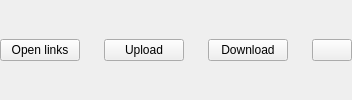
          <widget class="QWidget" name="pToolButtons" native="true">
           <property name="minimumSize">
            <size>
             <width>0</width>
             <height>0</height>
            </size>
           </property>
           <layout class="QHBoxLayout" name="horizontalLayout_15">
            <property name="spacing">
             <number>24</number>
            </property>
            <property name="leftMargin">
             <number>0</number>
            </property>
            <property name="topMargin">
             <number>0</number>
            </property>
            <property name="rightMargin">
             <number>0</number>
            </property>
            <property name="bottomMargin">
             <number>0</number>
            </property>
            <item>
             <spacer name="horizontalSpacer_6">
              <property name="orientation">
               <enum>Qt::Horizontal</enum>
              </property>
              <property name="sizeHint" stdset="0">
               <size>
                <width>0</width>
                <height>0</height>
               </size>
              </property>
             </spacer>
            </item>
            <item>
             <widget class="QPushButton" name="bOpenLinks">
              <property name="cursor">
               <cursorShape>PointingHandCursor</cursorShape>
              </property>
              <property name="text">
               <string>Open links</string>
              </property>
              <property name="icon">
               <iconset resource="../Resources.qrc">
                <normaloff>:/images/transfer_manager/toolbar/import_toolbar_ico_default.png</normaloff>:/images/transfer_manager/toolbar/import_toolbar_ico_default.png</iconset>
              </property>
              <property name="default_icon" stdset="0">
               <string notr="true">qrc:/images/transfer_manager/toolbar/import_toolbar_ico_default.png</string>
              </property>
             </widget>
            </item>
            <item>
             <widget class="QPushButton" name="bUpload">
              <property name="cursor">
               <cursorShape>PointingHandCursor</cursorShape>
              </property>
              <property name="text">
               <string>Upload</string>
              </property>
              <property name="icon">
               <iconset resource="../Resources.qrc">
                <normaloff>:/images/transfer_manager/toolbar/upload_toolbar_ico_default.png</normaloff>:/images/transfer_manager/toolbar/upload_toolbar_ico_default.png</iconset>
              </property>
              <property name="default_icon" stdset="0">
               <string notr="true">qrc:/images/transfer_manager/toolbar/upload_toolbar_ico_default.png</string>
              </property>
             </widget>
            </item>
            <item>
             <widget class="QPushButton" name="bDownload">
              <property name="cursor">
               <cursorShape>PointingHandCursor</cursorShape>
              </property>
              <property name="text">
               <string>Download</string>
              </property>
              <property name="icon">
               <iconset resource="../Resources.qrc">
                <normaloff>:/images/transfer_manager/toolbar/download_toolbar_ico_default.png</normaloff>:/images/transfer_manager/toolbar/download_toolbar_ico_default.png</iconset>
              </property>
              <property name="default_icon" stdset="0">
               <string notr="true">qrc:/images/transfer_manager/toolbar/download_toolbar_ico_default.png</string>
              </property>
             </widget>
            </item>
            <item>
             <widget class="QPushButton" name="tCogWheel">
              <property name="cursor">
               <cursorShape>PointingHandCursor</cursorShape>
              </property>
              <property name="icon">
               <iconset resource="../Resources.qrc">
                <normaloff>:/images/transfer_manager/toolbar/preferences_toolbar_ico_default.png</normaloff>:/images/transfer_manager/toolbar/preferences_toolbar_ico_default.png</iconset>
              </property>
              <property name="default_icon" stdset="0">
               <string notr="true">qrc:/images/transfer_manager/toolbar/preferences_toolbar_ico_default.png</string>
              </property>
             </widget>
            </item>
           </layout>
          </widget>
